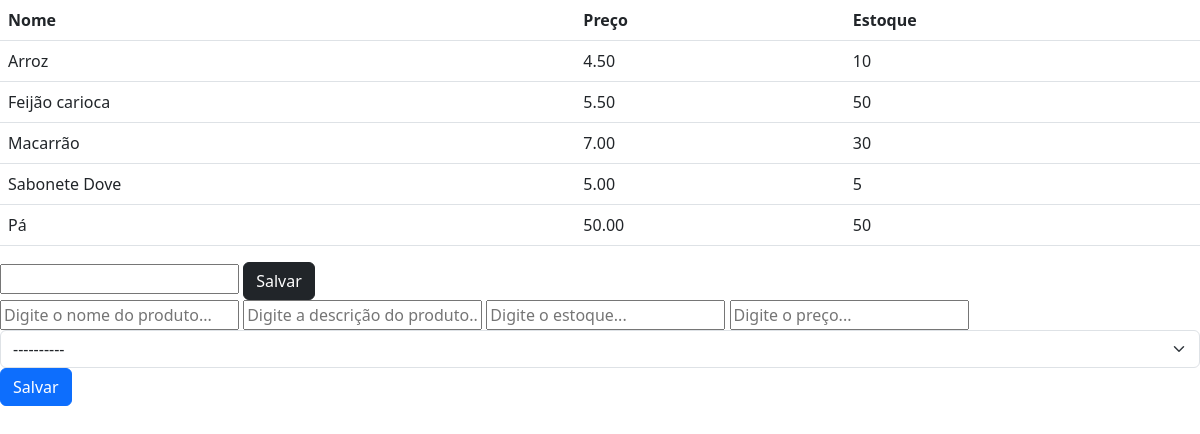
Page /produtos/ on the earlier database version.
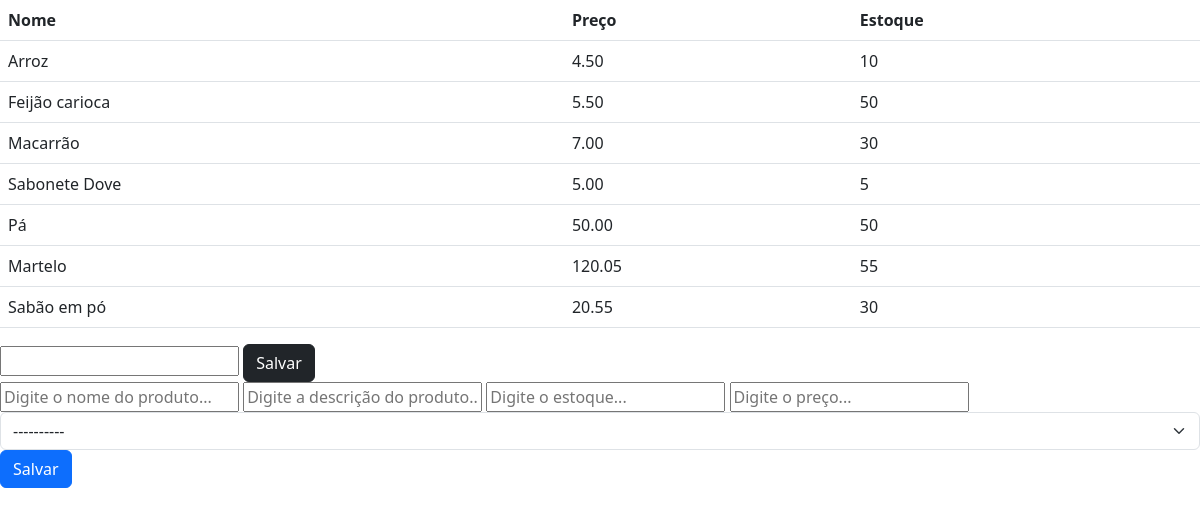
Same page on the later database version.
### core/models.py (models this page shows, shortened)
class Produtos(models.Model):
    nome = models.CharField(max_length=100)
    descricao = models.TextField(blank=True)
    preco = models.DecimalField(max_digits=10, decimal_places=2)
    estoque = models.PositiveIntegerField()
    data_criacao = models.DateTimeField(auto_now_add=True)
    data_ultima_edicao = models.DateTimeField(auto_now_add=True)
    categoria = models.ForeignKey(Categoria, on_delete=models.CASCADE)

### core/views.py (the view)
# urls.py: path('produtos/', lista_produtos),
def lista_produtos(request): # View para puxar os produtos do banco e mandar para o html
    produtos = Produtos.objects.all()
    categorias = Categoria.objects.all()
    return render(request, 'produtos.html', {'produtos': produtos, 'categorias': categorias})

### core/templates/produtos.html (shortened to what this page needs)
<!DOCTYPE html>
<html lang="en">
<head>
    <link href="https://cdn.jsdelivr.net/npm/bootstrap@5.3.0/dist/css/bootstrap.min.css" rel="stylesheet">
</head>
<body>
    <table class="table">
        <tr>
            <th>Nome</th>
            <th>Preço</th>
            <th>Estoque</th>
        </tr>
        {% for produto in produtos %}
        <tr>
            <td>{{produto.nome}}</td>
            <td>{{produto.preco}}</td>
            <td>{{produto.estoque}}</td>
        </tr>
        {% endfor %}
    </table>
    <form action="{% url 'cadastrar_categoria' %}" method="post">
        <input type="text" name="nome_categoria">
        <button type="submit" class="btn btn-dark">Salvar</button>
    </form>
    <form action="{% url 'cadastrar_produto' %}" method="post">
        <input type="text" placeholder="Digite o nome do produto..." name="nome_produto">
        <input type="text" placeholder="Digite a descrição do produto..." name="descricao">
        <input type="number" placeholder="Digite o estoque..." name="estoque">
        <input type="number" placeholder="Digite o preço..." name="preco" step="0.01">
        <select name="categoria" class="form-select">
            <option selected>----------</option>
        </select>
        <button type="submit" class="btn btn-primary">Salvar</button>
    </form>
</body>
</html>

Differences in the rows shown:
added Produtos: nome "Martelo", preco "120.05", estoque "55"
added Produtos: nome "Sabão em pó", preco "20.55", estoque "30"
